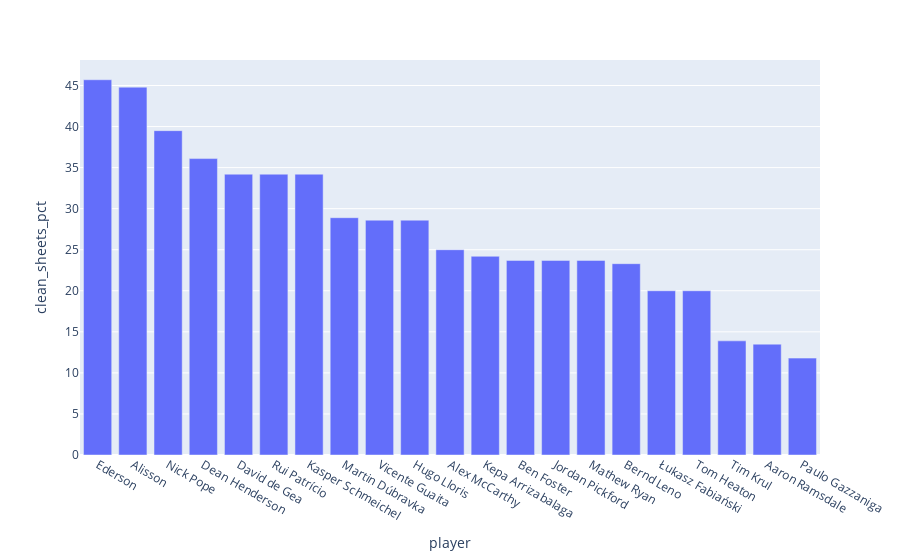

Here is the notebook cell this chart was saved with:
### Code cell
plot(keeper,'player','clean_sheets_pct','bar')

### Figure 1 — Plotly figure (JSON) as saved in the notebook; plotly's stock layout.template omitted (floating-point values rounded to 4 significant figures)
{"data": [{"alignmentgroup": "True", "hovertemplate": "player=%{x}<br>clean_sheets_pct=%{y}<extra></extra>", "legendgroup": "", "marker": {"color": "#636efa"}, "name": "", "offsetgroup": "", "orientation": "v", "showlegend": false, "textposition": "auto", "type": "bar", "x": ["Alisson", "Kepa Arrizabalaga", "Martin Dúbravka", "Ederson", "Łukasz Fabiański", "Ben Foster", "Paulo Gazzaniga", "David de Gea", "Vicente Guaita", "Tom Heaton", "Dean Henderson", "Tim Krul", "Bernd Leno", "Hugo Lloris", "Alex McCarthy", "Rui Patrício", "Jordan Pickford", "Nick Pope", "Aaron Ramsdale", "Mathew Ryan", "Kasper Schmeichel"], "xaxis": "x", "y": [44.8, 24.2, 28.9, 45.7, 20, 23.7, 11.8, 34.2, 28.6, 20, 36.1, 13.9, 23.3, 28.6, 25, 34.2, 23.7, 39.5, 13.5, 23.7, 34.2], "yaxis": "y"}], "layout": {"barmode": "relative", "legend": {"tracegroupgap": 0}, "margin": {"t": 60}, "xaxis": {"anchor": "y", "categoryorder": "total descending", "domain": [0, 1], "title": {"text": "player"}}, "yaxis": {"anchor": "x", "domain": [0, 1], "title": {"text": "clean_sheets_pct"}}}}
